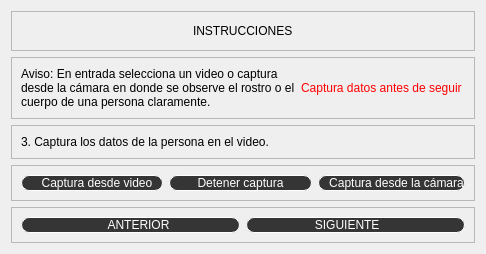
                            <widget class="QWidget" name="pagina_paso_tres">
                             <property name="styleSheet">
                              <string notr="true">QPushButton{
font: 10pt &quot;Franklin Gothic Book&quot;;
background-color: #353535;
color: white;
border-radius:8px;
border: 1px solid white;
}
QPushButton:hover{
background-color: #6c757d;
}</string>
                             </property>
                             <layout class="QVBoxLayout" name="verticalLayout_29">
                              <item>
                               <widget class="QFrame" name="frame_64">
                                <property name="frameShape">
                                 <enum>QFrame::StyledPanel</enum>
                                </property>
                                <property name="frameShadow">
                                 <enum>QFrame::Raised</enum>
                                </property>
                                <layout class="QHBoxLayout" name="horizontalLayout_21">
                                 <item>
                                  <spacer name="horizontalSpacer_14">
                                   <property name="orientation">
                                    <enum>Qt::Horizontal</enum>
                                   </property>
                                   <property name="sizeHint" stdset="0">
                                    <size>
                                     <width>29</width>
                                     <height>20</height>
                                    </size>
                                   </property>
                                  </spacer>
                                 </item>
                                 <item>
                                  <widget class="QLabel" name="label_17">
                                   <property name="text">
                                    <string>INSTRUCCIONES</string>
                                   </property>
                                  </widget>
                                 </item>
                                 <item>
                                  <spacer name="horizontalSpacer_15">
                                   <property name="orientation">
                                    <enum>Qt::Horizontal</enum>
                                   </property>
                                   <property name="sizeHint" stdset="0">
                                    <size>
                                     <width>29</width>
                                     <height>20</height>
                                    </size>
                                   </property>
                                  </spacer>
                                 </item>
                                </layout>
                               </widget>
                              </item>
                              <item>
                               <widget class="QFrame" name="frame_65">
                                <property name="frameShape">
                                 <enum>QFrame::StyledPanel</enum>
                                </property>
                                <property name="frameShadow">
                                 <enum>QFrame::Raised</enum>
                                </property>
                                <layout class="QHBoxLayout" name="horizontalLayout_23">
                                 <item>
                                  <widget class="QLabel" name="label_18">
                                   <property name="text">
                                    <string>Aviso: En entrada selecciona un video o captura desde la cámara en donde se observe el rostro o el cuerpo de una persona claramente.</string>
                                   </property>
                                   <property name="wordWrap">
                                    <bool>true</bool>
                                   </property>
                                  </widget>
                                 </item>
                                 <item>
                                  <widget class="QLabel" name="label_23">
                                   <property name="styleSheet">
                                    <string notr="true">font: italic 12pt &quot;Franklin Gothic Book&quot;;
color: rgb(255, 0, 0);</string>
                                   </property>
                                   <property name="text">
                                    <string>Captura datos antes de seguir </string>
                                   </property>
                                  </widget>
                                 </item>
                                </layout>
                               </widget>
                              </item>
                              <item>
                               <widget class="QFrame" name="frame_66">
                                <property name="frameShape">
                                 <enum>QFrame::StyledPanel</enum>
                                </property>
                                <property name="frameShadow">
                                 <enum>QFrame::Raised</enum>
                                </property>
                                <layout class="QVBoxLayout" name="verticalLayout_30">
                                 <item>
                                  <widget class="QLabel" name="label_19">
                                   <property name="text">
                                    <string>3. Captura los datos de la persona en el video.</string>
                                   </property>
                                   <property name="wordWrap">
                                    <bool>true</bool>
                                   </property>
                                  </widget>
                                 </item>
                                </layout>
                               </widget>
                              </item>
                              <item>
                               <widget class="QFrame" name="frame_67">
                                <property name="layoutDirection">
                                 <enum>Qt::RightToLeft</enum>
                                </property>
                                <property name="frameShape">
                                 <enum>QFrame::StyledPanel</enum>
                                </property>
                                <property name="frameShadow">
                                 <enum>QFrame::Raised</enum>
                                </property>
                                <layout class="QHBoxLayout" name="horizontalLayout_14">
                                 <item>
                                  <widget class="QPushButton" name="bt_cap_camara">
                                   <property name="text">
                                    <string>   Captura desde la cámara</string>
                                   </property>
                                   <property name="icon">
                                    <iconset>
                                     <normaloff>imagenes/icons8-videocámara-48.png</normaloff>imagenes/icons8-videocámara-48.png</iconset>
                                   </property>
                                   <property name="iconSize">
                                    <size>
                                     <width>38</width>
                                     <height>38</height>
                                    </size>
                                   </property>
                                  </widget>
                                 </item>
                                 <item>
                                  <widget class="QPushButton" name="bt_stop_captura">
                                   <property name="text">
                                    <string>Detener captura</string>
                                   </property>
                                   <property name="icon">
                                    <iconset>
                                     <normaloff>imagenes/stop_red.png</normaloff>imagenes/stop_red.png</iconset>
                                   </property>
                                   <property name="iconSize">
                                    <size>
                                     <width>38</width>
                                     <height>38</height>
                                    </size>
                                   </property>
                                  </widget>
                                 </item>
                                 <item>
                                  <widget class="QPushButton" name="bt_cap_video">
                                   <property name="text">
                                    <string>   Captura desde video</string>
                                   </property>
                                   <property name="icon">
                                    <iconset>
                                     <normaloff>imagenes/icons8-vídeo-100.png</normaloff>imagenes/icons8-vídeo-100.png</iconset>
                                   </property>
                                   <property name="iconSize">
                                    <size>
                                     <width>38</width>
                                     <height>38</height>
                                    </size>
                                   </property>
                                  </widget>
                                 </item>
                                </layout>
                               </widget>
                              </item>
                              <item>
                               <widget class="QFrame" name="frame_68">
                                <property name="frameShape">
                                 <enum>QFrame::StyledPanel</enum>
                                </property>
                                <property name="frameShadow">
                                 <enum>QFrame::Raised</enum>
                                </property>
                                <layout class="QHBoxLayout" name="horizontalLayout_22">
                                 <item>
                                  <widget class="QPushButton" name="bt_after_three">
                                   <property name="text">
                                    <string>     ANTERIOR</string>
                                   </property>
                                   <property name="icon">
                                    <iconset>
                                     <normaloff>imagenes/icons8-siguiente-64 - copia.png</normaloff>imagenes/icons8-siguiente-64 - copia.png</iconset>
                                   </property>
                                   <property name="iconSize">
                                    <size>
                                     <width>38</width>
                                     <height>38</height>
                                    </size>
                                   </property>
                                  </widget>
                                 </item>
                                 <item>
                                  <widget class="QPushButton" name="bt_next_three">
                                   <property name="layoutDirection">
                                    <enum>Qt::RightToLeft</enum>
                                   </property>
                                   <property name="text">
                                    <string>SIGUIENTE     </string>
                                   </property>
                                   <property name="icon">
                                    <iconset>
                                     <normaloff>imagenes/icons8-siguiente-64.png</normaloff>imagenes/icons8-siguiente-64.png</iconset>
                                   </property>
                                   <property name="iconSize">
                                    <size>
                                     <width>38</width>
                                     <height>38</height>
                                    </size>
                                   </property>
                                  </widget>
                                 </item>
                                </layout>
                               </widget>
                              </item>
                             </layout>
                            </widget>
